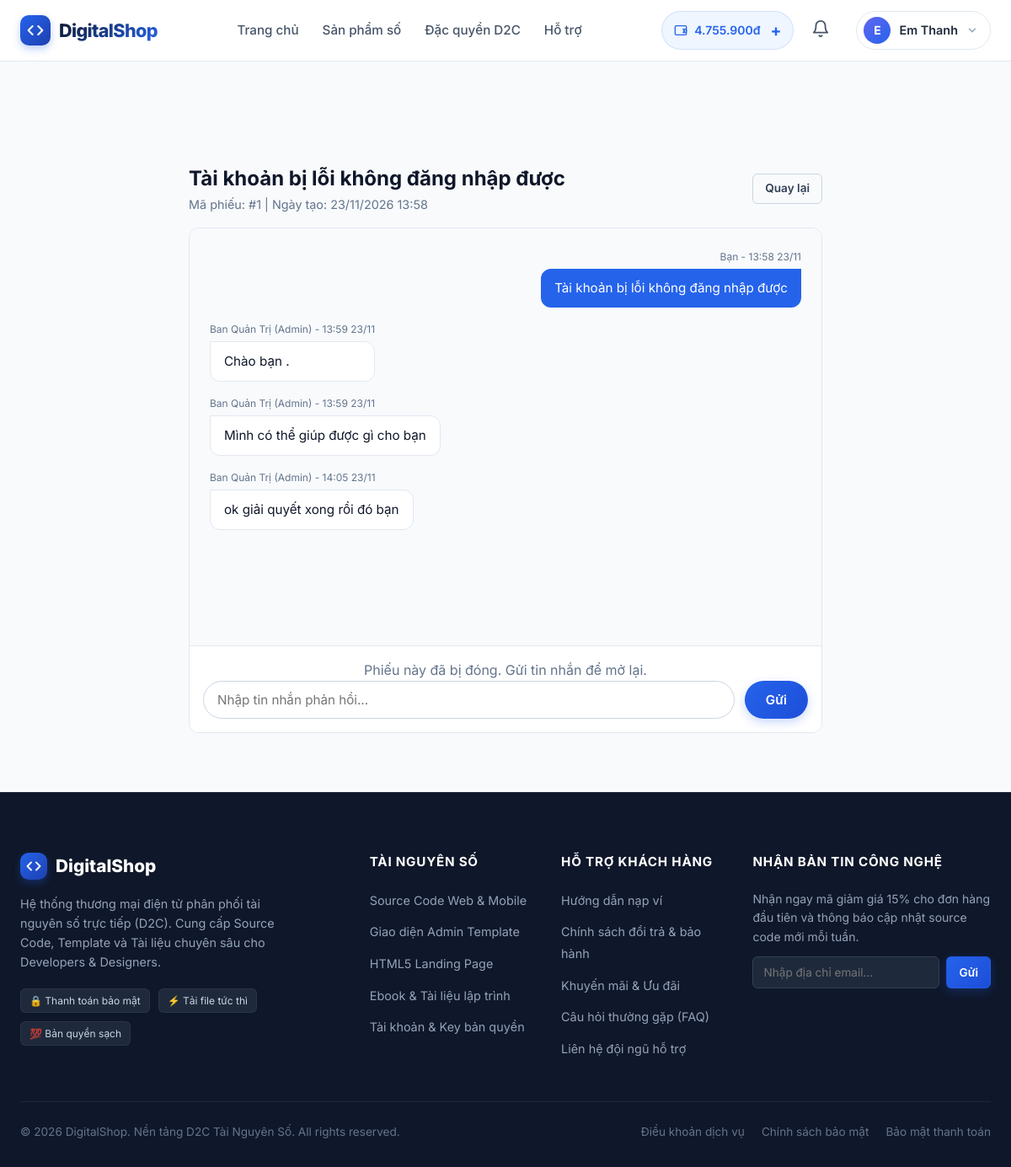
The app's page /user/pages/support-detail.php?id=1 (signed in) with its own data.
### tables this page shows
CREATE TABLE `users` (
  `id` int(11) UNSIGNED NOT NULL,
  `name` varchar(100) NOT NULL,
  `email` varchar(150) NOT NULL,
  `password_hash` varchar(255) NOT NULL,
  `balance` bigint(20) NOT NULL DEFAULT 0,
  `status` enum('active','banned') NOT NULL DEFAULT 'active',
  `created_at` datetime NOT NULL DEFAULT current_timestamp()
);

CREATE TABLE `tickets` (
  `id` int(11) UNSIGNED NOT NULL,
  `user_id` int(11) UNSIGNED NOT NULL,
  `order_id` int(11) UNSIGNED DEFAULT NULL,
  `subject` varchar(255) NOT NULL,
  `status` enum('open','processing','closed') DEFAULT 'open',
  `created_at` datetime DEFAULT current_timestamp()
);

CREATE TABLE `ticket_replies` (
  `id` int(11) UNSIGNED NOT NULL,
  `ticket_id` int(11) UNSIGNED NOT NULL,
  `sender_type` enum('user','admin') NOT NULL,
  `message` text NOT NULL,
  `created_at` datetime DEFAULT current_timestamp()
);

### shared/bootstrap.php (called while the page is built, shortened)
<?php
$host = '127.0.0.1'; $dbname = 'digital_shop'; $user = 'root'; $pass = '';
try {
    $db = new PDO("mysql:host=$host;dbname=$dbname;charset=utf8mb4", $user, $pass);
    $db->setAttribute(PDO::ATTR_ERRMODE, PDO::ERRMODE_EXCEPTION);
    $db->setAttribute(PDO::ATTR_DEFAULT_FETCH_MODE, PDO::FETCH_ASSOC);
} catch (Exception $e) {
    die("Lỗi kết nối DB: " . $e->getMessage());
}
function e($s) { return htmlspecialchars($s ?? '', ENT_QUOTES, 'UTF-8'); }
function money($amount) { return number_format($amount, 0, ',', '.') . 'đ'; }
function is_logged_in() { return isset($_SESSION['user_id']); }
function current_user() {
    global $db;
    $stmt = $db->prepare("SELECT * FROM users WHERE id = ?");
    $stmt->execute([$_SESSION['user_id']]);
    return $stmt->fetch();
}
function view($template, $data = [], $layout = 'user') {
    extract($data);
    require __DIR__ . '/../user/views/layouts/' . $layout . '.php';
}

### user/pages/support-detail.php (called while the page is built, shortened)
<?php
require __DIR__ . '/../../shared/bootstrap.php';
$id = isset($_GET['id']) ? (int)$_GET['id'] : 0;
$user_id = $_SESSION['user_id'];
$stmt = $db->prepare("SELECT * FROM tickets WHERE id = ? AND user_id = ?");
$stmt->execute([$id, $user_id]);
$ticket = $stmt->fetch();
$stmt = $db->prepare("SELECT * FROM ticket_replies WHERE ticket_id = ? ORDER BY created_at ASC");
$stmt->execute([$id]);
$replies = $stmt->fetchAll();
view('support-detail', ['title' => 'Chi tiết yêu cầu #' . $id, 'ticket' => $ticket, 'replies' => $replies]);

### user/views/support-detail.php (the view, shortened to what this page needs)
<section class="section" style="padding-top: 120px;">
    <div class="container" style="max-width: 800px;">
        <div style="display: flex; justify-content: space-between; align-items: center; margin-bottom: 16px;">
            <div>
                <h2 style="margin: 0; color: #0f172a;"><?= e($ticket['subject']) ?></h2>
                <p style="color: #64748b; font-size: 0.9rem;">Mã phiếu: #<?= $ticket['id'] ?> | Ngày tạo: <?= date('d/m/Y H:i', strtotime($ticket['created_at'])) ?></p>
            </div>
            <a href="<?= APP_BASE ?>/pages/support-list.php" class="btn btn-outline btn-sm">Quay lại</a>
        </div>
        <div style="background: #fff; border: 1px solid #e2e8f0; border-radius: 12px; overflow: hidden; display: flex; flex-direction: column; height: 600px;">
            <div style="flex: 1; padding: 24px; overflow-y: auto; background: #f8fafc;">
                <?php foreach ($replies as $r): ?>
                    <?php $isAdmin = ($r['sender_type'] == 'admin'); ?>
                    <div style="display: flex; margin-bottom: 16px; justify-content: <?= $isAdmin ? 'flex-start' : 'flex-end'; ?>;">
                        <div style="max-width: 75%;">
                            <div style="font-size: 0.75rem; color: #64748b; margin-bottom: 4px; text-align: <?= $isAdmin ? 'left' : 'right'; ?>;">
                                <?= $isAdmin ? 'Ban Quản Trị (Admin)' : 'Bạn' ?> - <?= date('H:i d/m', strtotime($r['created_at'])) ?>
                            </div>
                            <div style="padding: 12px 16px; border-radius: 12px; font-size: 0.95rem; line-height: 1.5; <?= $isAdmin ? 'background: #fff; border: 1px solid #e2e8f0; color: #0f172a; border-top-left-radius: 0;' : 'background: #2563eb; color: #fff; border-top-right-radius: 0;' ?>">
                                <?= nl2br(e($r['message'])) ?>
                            </div>
                        </div>
                    </div>
                <?php endforeach; ?>
            </div>
            <div style="padding: 16px; background: #fff; border-top: 1px solid #e2e8f0;">
                <?php if ($ticket['status'] == 'closed'): ?>
                    <p style="text-align: center; color: #64748b;">Phiếu này đã bị đóng. Gửi tin nhắn để mở lại.</p>
                <?php endif; ?>
                <form method="post" style="display: flex; gap: 12px;">
                    <input type="text" name="message" class="form-control" placeholder="Nhập tin nhắn phản hồi..." required style="flex: 1; border-radius: 24px;">
                    <button type="submit" class="btn btn-primary" style="border-radius: 24px; padding: 0 24px;">Gửi</button>
                </form>
            </div>
        </div>
    </div>
</section>

### user/views/partials/header.php (shortened to what this page needs)
<?php
$isLoggedIn = is_logged_in();
$u = $isLoggedIn ? current_user() : null;
$current_page = basename($_SERVER['PHP_SELF']);
?>
<header class="header">
    <div class="container">
        <div class="header-inner">
            <a href="<?= APP_BASE ?>/index.php" class="logo">
                <div class="logo-icon">
                    <svg width="20" height="20" viewBox="0 0 24 24" fill="none" stroke="currentColor" stroke-width="2.5" stroke-linecap="round" stroke-linejoin="round">
                        <polyline points="16 18 22 12 16 6"></polyline>
                        <polyline points="8 6 2 12 8 18"></polyline>
                    </svg>
                </div>
                <span>DigitalShop</span>
            </a>
            <ul class="nav-links">
                <li><a href="<?= APP_BASE ?>/index.php" class="nav-link <?= ($current_page == 'index.php') ? 'active' : '' ?>">Trang chủ</a></li>
                <li><a href="<?= APP_BASE ?>/pages/products.php" class="nav-link <?= ($current_page == 'products.php' || $current_page == 'product-detail.php') ? 'active' : '' ?>">Sản phẩm số</a></li>
                <li><a href="<?= APP_BASE ?>/pages/promotions.php" class="nav-link">Đặc quyền D2C</a></li>
                <li><a href="#support" class="nav-link">Hỗ trợ</a></li>
            </ul>
            <div class="header-actions">
                <?php if ($isLoggedIn && $u): ?>
                    <a href="<?= APP_BASE ?>/pages/deposit.php" class="wallet-badge" title="Bấm để nạp thêm tiền" style="text-decoration: none; cursor: pointer;">
                        <svg viewBox="0 0 24 24" fill="none" stroke="currentColor" stroke-width="2" stroke-linecap="round" stroke-linejoin="round">
                            <rect x="2" y="4" width="20" height="16" rx="2"></rect>
                            <path d="M16 10h4a2 2 0 0 1 2 2v2a2 2 0 0 1-2 2h-4"></path>
                            <circle cx="18" cy="13" r="1" fill="currentColor"></circle>
                        </svg>
                        <span><?= money($u['balance']) ?></span>
                        <span style="font-size: 1.2rem; font-weight: bold; margin-left: 4px;">+</span>
                    </a>
                    <div class="notification-wrapper" style="position: relative; display: flex; align-items: center; margin-right: 10px;">
                        <button id="notif-bell" style="background: none; border: none; cursor: pointer; position: relative; color: var(--slate-600); padding: 5px;">
                            <svg width="22" height="22" viewBox="0 0 24 24" fill="none" stroke="currentColor" stroke-width="2" stroke-linecap="round" stroke-linejoin="round">
                                <path d="M18 8A6 6 0 0 0 6 8c0 7-3 9-3 9h18s-3-2-3-9"></path>
                                <path d="M13.73 21a2 2 0 0 1-3.46 0"></path>
                            </svg>
                        </button>
                    </div>
                    <div class="user-dropdown">
                        <div class="user-trigger" tabindex="0">
                            <div class="user-avatar-placeholder">
                                <?= mb_strtoupper(mb_substr($u['name'] ?? 'U', 0, 1, 'UTF-8')) ?>
                            </div>
                            <span><?= e($u['name']) ?></span>
                            <svg class="dropdown-arrow" viewBox="0 0 24 24" fill="none" stroke="currentColor" stroke-width="2.5" stroke-linecap="round" stroke-linejoin="round">
                                <polyline points="6 9 12 15 18 9"></polyline>
                            </svg>
                        </div>
                    </div>
                <?php else: ?>
                    <a href="<?= APP_BASE ?>/pages/auth/login.php" class="btn btn-outline btn-sm">Đăng nhập</a>
                    <a href="<?= APP_BASE ?>/pages/auth/register.php" class="btn btn-primary btn-sm">Đăng ký</a>
                <?php endif; ?>
            </div>
        </div>
    </div>
</header>

### records on screen
users: balance "4.755.900đ", name "E", name "Em Thanh"
tickets: subject "Tài khoản bị lỗi không đăng nhập được", id "1", created_at "23/11/2026 13:58"
ticket_replies: sender_type "Bạn", created_at "13:58 23/11", message "Tài khoản bị lỗi không đăng nhập được"
ticket_replies: sender_type "Ban Quản Trị (Admin)", created_at "13:59 23/11", message "Chào bạn ."
ticket_replies: sender_type "Ban Quản Trị (Admin)", created_at "13:59 23/11", message "Mình có thể giúp được gì cho bạn"
ticket_replies: sender_type "Ban Quản Trị (Admin)", created_at "14:05 23/11", message "ok giải quyết xong rồi đó bạn"
